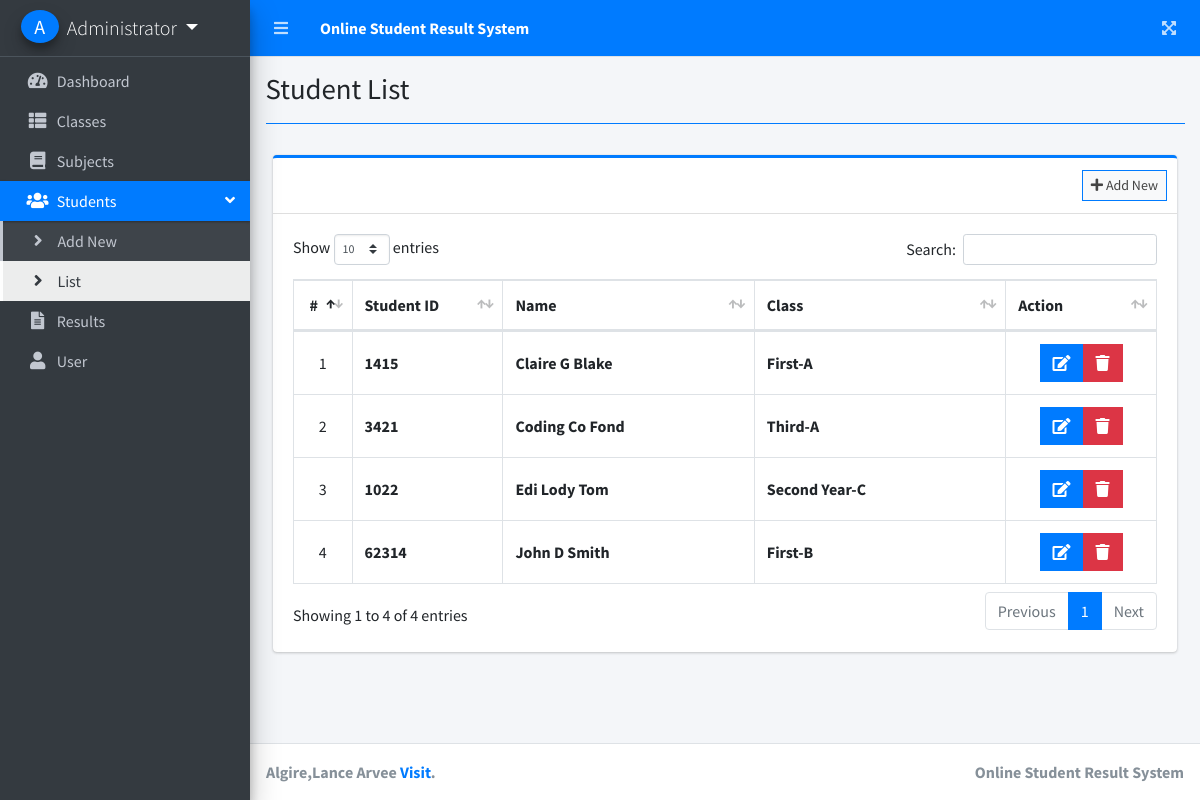
The app's page /index.php?page=student_list (signed in) with its own data.
### tables this page shows
CREATE TABLE `students` (
  `id` int(30) NOT NULL,
  `student_code` varchar(50) NOT NULL,
  `firstname` varchar(200) NOT NULL,
  `middlename` varchar(200) NOT NULL,
  `lastname` varchar(200) NOT NULL,
  `gender` varchar(50) NOT NULL,
  `address` text NOT NULL,
  `class_id` int(30) NOT NULL,
  `date_created` datetime NOT NULL DEFAULT current_timestamp()
);

### student_list.php (the view, shortened to what this page needs)
<?php include'db_connect.php' ?>
<div class="col-lg-12">
	<div class="card card-outline card-primary">
		<div class="card-header">
			<div class="card-tools">
				<a class="btn btn-block btn-sm btn-default btn-flat border-primary " href="./index.php?page=new_student"><i class="fa fa-plus"></i> Add New</a>
			</div>
		</div>
		<div class="card-body">
			<table class="table tabe-hover table-bordered" id="list">
				<colgroup>
					<col width="5%">
					<col width="15%">
					<col width="25%">
					<col width="25%">
					<col width="15%">
				</colgroup>
				<thead>
					<tr>
						<th class="text-center">#</th>
						<th>Student ID</th>
						<th>Name</th>
						<th>Class</th>
						<th>Action</th>
					</tr>
				</thead>
				<tbody>
					<?php
					$i = 1;
					$qry = $conn->query("SELECT s.*,concat(c.level,'-',c.section) as class,concat(firstname,' ',middlename,' ',lastname) as name FROM students s inner join classes c on c.id = s.class_id order by concat(firstname,' ',middlename,' ',lastname) asc  ");
					while($row= $qry->fetch_assoc()):
					?>
					<tr>
						<td class="text-center"><?php echo $i++ ?></td>
						<td class=""><b><?php echo $row['student_code'] ?></b></td>
						<td><b><?php echo ucwords($row['name']) ?></b></td>
						<td><b><?php echo ucwords($row['class']) ?></b></td>
						<td class="text-center">
		                    <div class="btn-group">
		                        <a href="index.php?page=edit_student&id=<?php echo $row['id'] ?>" class="btn btn-primary btn-flat ">
		                          <i class="fas fa-edit"></i>
		                        </a>
		                        <button type="button" class="btn btn-danger btn-flat delete_student" data-id="<?php echo $row['id'] ?>">
		                          <i class="fas fa-trash"></i>
		                        </button>
	                      </div>
						</td>
					</tr>
				<?php endwhile; ?>
				</tbody>
			</table>
		</div>
	</div>
</div>

### student_list.php (style rules this page uses)
table td { vertical-align: middle !important; }

### records on screen
students: student_code "1415", name "Claire G Blake", class "First-A"
students: student_code "3421", name "Coding Co Fond", class "Third-A"
students: student_code "1022", name "Edi Lody Tom", class "Second Year-C"
students: student_code "62314", name "John D Smith", class "First-B"

### other values on screen
$_SESSION['system']['name'] "Online Student Result System"
$_SESSION['login_firstname'].' '.$_SESSION['login_lastname'] "Administrator"
$title "Student List"
